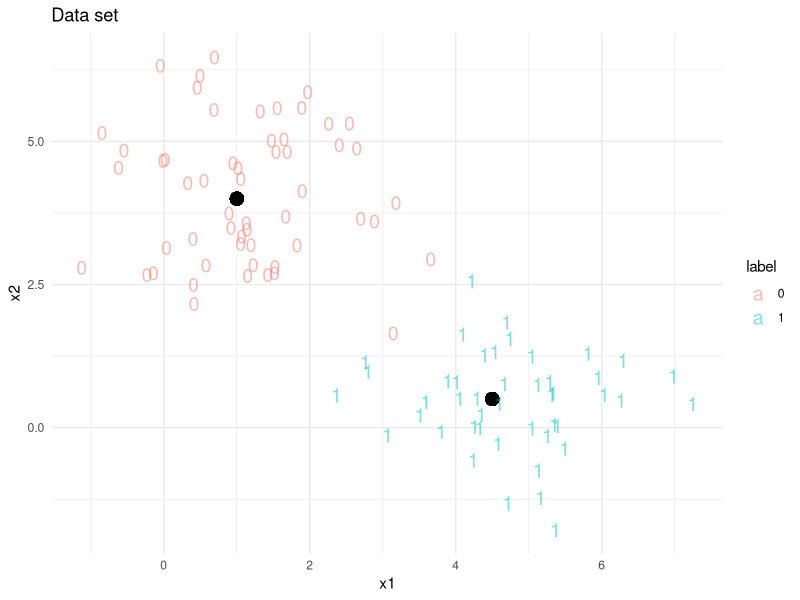
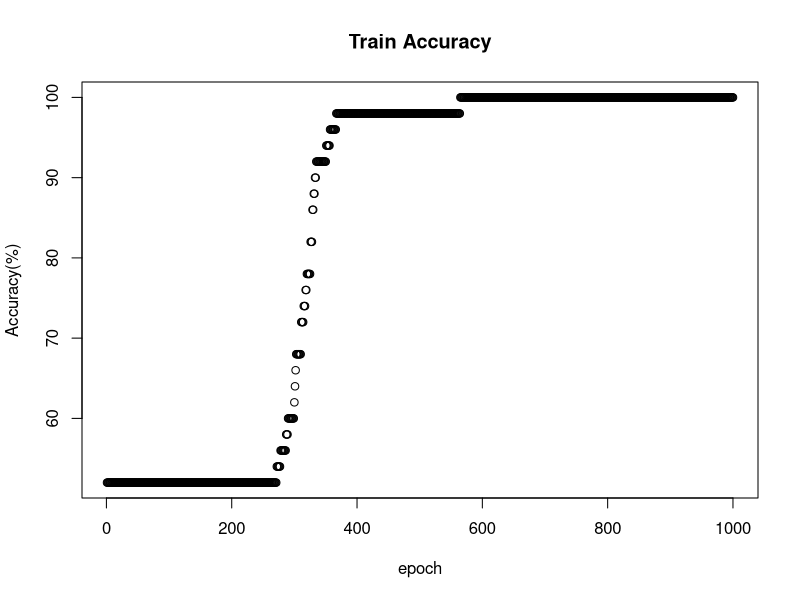
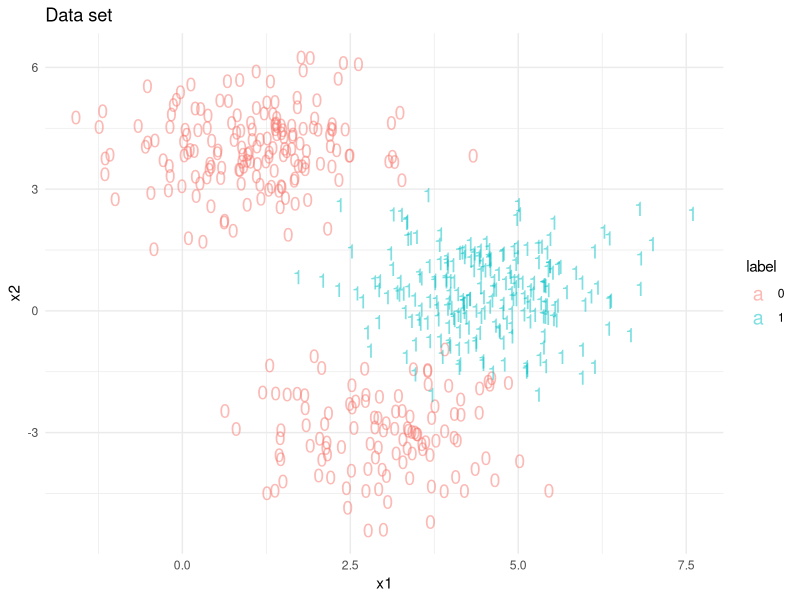
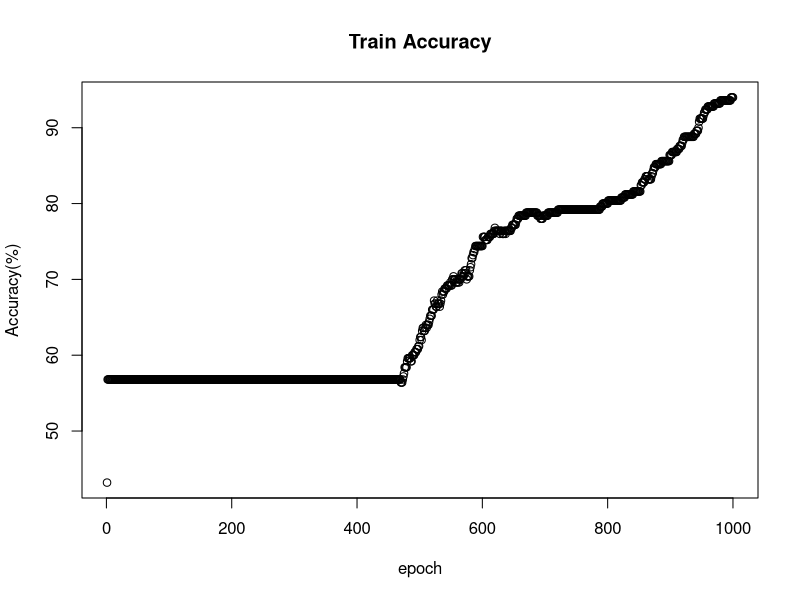

These charts were generated, in order, by the following R code:
# install.packages("mvtnorm")

# Data Generation
## Libraries:
library(mvtnorm) # generates multivariate Gaussian samples and calculate the densities
library(ggplot2)
library(reshape2)

## Setting parameters
set.seed(12345) # set random seed
N <- 100 # total number of samples
D <- 2 # number of dimensions

## Initialization
c0 <- "0"
c1 <- "1" # class labels
mu0 <- c(1.0, 4.0)
p0 <- 0.60
mu1 <- c(4.5, 0.5)
p1 <- 1 - p0

sigma <- matrix(c(1, 0, 0, 1), nrow = 2, ncol = 2, byrow = TRUE) # shared covariance matrix
sigma0 <- sigma
sigma1 <- sigma

data <- data.frame(x1 = double(), x2 = double(), label = double()) # empty data.frame

## Generate class labels
data[1:N, "label"] <- sample(c(c0, c1), N, replace = TRUE, prob = c(p0, p1))

## calculate the size of each class
N0 <- sum(data[1:N, "label"] == c0)
N1 <- N - N0

## Sample from the Gaussian distribution according to the class labels and statistics.
data[data$label == c0, c("x1", "x2")] <- rmvnorm(n = N0, mu0, sigma0)
data[data$label == c1, c("x1", "x2")] <- rmvnorm(n = N1, mu1, sigma1)

## Split data to train and test datasets
train.len <- round(N / 2)
train.index <- sample(N, train.len, replace = FALSE)
train.data <- data[train.index, c("x1", "x2")]
test.data <- data[-train.index, c("x1", "x2")]
train.label <- data[train.index, "label"]
test.label <- data[-train.index, "label"]

## Take a look at the data set
ggplot(data = data[1:N, ], aes(x = x1, y = x2, color = label, label = ifelse(label == c0, "0", "1"))) +
  geom_point(x = mu0[1], y = mu0[2], size = 4, color = "black") +
  geom_point(x = mu1[1], y = mu1[2], size = 4, color = "black") +
  # geom_density2d() +
  geom_text(size = 5, alpha = 0.5) +
  ggtitle("Data set") +
  theme_minimal()

# auxiliary functions
## the activation function (sigmoid here)
h <- function(z) {
  return(1 / (1 + exp(-3 * z)))
}
## the derivitive of the activation function (sigmoid here)
h.d <- function(z) {
  return(h(z) * (1 - h(z)))
}
## Class Probabilities
probability <- function(X, W1, W2, b1, b2) {
  a2 <- h(sweep(W1 %*% X, 1, b1, "+"))
  a3 <- h(sweep(W2 %*% a2, 1, b2, "+"))
  return(a3)
}
## prediction
prediction <- function(X, W1, W2, b1, b2, threshold = 0.5) {
  return(ifelse(probability(X, W1, W2, b1, b2) >= threshold, 1, 0))
}
## Accuracy
accuracy <- function(Y, T) {
  return(sum(Y == T) / length(T) * 100)
}
## The following structure helps us to have functions with multiple outputs
### credit: https://stat.ethz.ch/pipermail/r-help/2004-June/053343.html
list <- structure(NA, class = "result")
"[<-.result" <- function(x, ..., value) {
  args <- as.list(match.call())
  args <- args[-c(1:2, length(args))]
  length(value) <- length(args)
  for (i in seq(along = args)) {
    a <- args[[i]]
    if (!missing(a)) eval.parent(substitute(a <- v, list(a = a, v = value[[i]])))
  }
  x
}

# Some conversions:
## rename just for convenience
N <- train.len
## convert data and labels to matrices
X1 <- t(unname(data.matrix(train.data)))
T1 <- t(data.matrix(as.numeric(train.label)))
X2 <- t(unname(data.matrix(test.data)))
T2 <- t(data.matrix(as.numeric(test.label)))

feedforward <- function(Xi, Ti, W1, b1, W2, b2) {
  ### 1st (input) layer
  a1 <- Xi
  y <- Ti
  ### 2nd (hidden) layer
  z2 <- W1 %*% a1 + b1
  a2 <- h(z2)
  ### 3rd (output) layer
  z3 <- W2 %*% a2 + b2
  a3 <- h(z3)
  return(list(a1, a2, a3, y, z2, z3))
}

backpropagation <- function(Ti, W2, z2, z3, a3) {
  ### 3rd (output) layer
  d3 <- -(Ti - a3) * h.d(z3)
  ### 2nd (hidden) layer
  d2 <- t(W2) %*% d3 * h.d(z2)
  return(list(d2, d3))
}

# Setting parameters
K <- 3 # number of units in the hidden layer
epoch.max <- 1000 # maximum number of iterations
eta <- 0.1 # learning rate
lambda <- 0.0001 # regularization term

# initialization
epoch <- 1 # epoch (iteration) counter
terminate <- FALSE # termination criteria

## weight vectors/matrices initialization
### w stands for weight and b for bias
### the numbers after the letters indicates the layer number
W1 <- matrix(0.01 * rnorm(D * K, sd = 0.5), nrow = K, ncol = D)
b1 <- matrix(0 * rnorm(1 * K), nrow = K, ncol = 1)
W2 <- matrix(0.01 * rnorm(K * 1, sd = 0.5), nrow = 1, ncol = K)
b2 <- matrix(0 * rnorm(1 * 1), nrow = 1, ncol = 1)

## tracing accuracy of the model
train.accuracy <- matrix(0, nrow = epoch.max, ncol = 1)

# main loop
while (!terminate) {

  ## delta vectors/matrices initialization (for batch backpropagation)
  ### .d stands for delta
  W1.d <- W1 * 0
  b1.d <- b1 * 0
  W2.d <- W2 * 0
  b2.d <- b2 * 0

  ## inner loop for each train sample
  for (i in 1:N) {

    ## Feedforward:
    list[a1, a2, a3, y, z2, z3] <- feedforward(X1[, i], T1[i], W1, b1, W2, b2)

    ## Backpropagation:
    list[d2, d3] <- backpropagation(T1[i], W2, z2, z3, a3)

    ## calculate the delta values
    ### 1st layer
    W1.d <- W1.d + d2 %*% t(a1)
    b1.d <- b1.d + d2
    ### 2nd layer
    W2.d <- W2.d + d3 %*% t(a2)
    b2.d <- b2.d + d3
  }

  ## update weight vectors and matrices
  ### 1st (input) layer
  W1 <- W1 - eta * (W1.d / N + lambda * W1)
  b1 <- b1 - eta * (b1.d / N)
  ### 2nd (hidden) layer
  W2 <- W2 - eta * (W2.d / N + lambda * W2)
  b2 <- b2 - eta * (b2.d / N)

  ## trace train accuracy
  train.accuracy[epoch] <- accuracy(prediction(X1, W1, W2, b1, b2), T1)

  ## increase the iteration counter
  epoch <- epoch + 1

  ## check the termination criteria
  if (epoch > epoch.max) {
    terminate <- TRUE
  }
}
print("Done!")

## Train Accuracy
plot(train.accuracy, main = "Train Accuracy", xlab = "epoch", ylab = "Accuracy(%)")

## Initialization
set.seed(12345)
N <- 500
c0 <- "0"
c1 <- "1"
c2 <- "2" # class labels
mu0 <- c(1.0, 4.0)
p0 <- 0.30
mu1 <- c(4.5, 0.5)
p1 <- 0.50
mu2 <- c(3.0, -3.0)
p2 <- 1 - p0 - p1

sigma <- matrix(c(1, 0, 0, 1), nrow = 2, ncol = 2, byrow = TRUE) # shared covariance matrix
sigma0 <- sigma
sigma1 <- sigma
sigma2 <- sigma

data <- data.frame(x1 = double(), x2 = double(), label = double()) # empty data.frame

## Generate class labels
data[1:N, "label"] <- sample(c(c0, c1, c2), N, replace = TRUE, prob = c(p0, p1, p2))
## calculate the size of each class
N0 <- sum(data[1:N, "label"] == c0)
N1 <- sum(data[1:N, "label"] == c1)
N2 <- N - N0 - N1

## Sample from the Gaussian distribution according to the class labels and statistics.
data[data[1:N, "label"] == c0, c("x1", "x2")] <- rmvnorm(n = N0, mu0, sigma0)
data[data[1:N, "label"] == c1, c("x1", "x2")] <- rmvnorm(n = N1, mu1, sigma1)
data[data[1:N, "label"] == c2, c("x1", "x2")] <- rmvnorm(n = N2, mu2, sigma2)
data[data[1:N, "label"] == c2, "label"] <- c0 ## relabel 3rd clust as first
## Take a look at the data set
ggplot(data = data, aes(x = x1, y = x2, color = label, label = ifelse(label == c0, "0", "1"))) +
  geom_text(size = 5, alpha = 0.5) +
  ggtitle("Data set") +
  theme_minimal()
N <- nrow(data)
train.len <- round(N / 2)
train.index <- sample(N, train.len, replace = FALSE)
train.data <- data[train.index, c("x1", "x2")]
test.data <- data[-train.index, c("x1", "x2")]
train.label <- data[train.index, "label"]
test.label <- data[-train.index, "label"]
# Some conversions:
## rename just for convenience
N <- train.len

## convert data and labels to matrices
X1 <- t(unname(data.matrix(train.data)))
T1 <- t(data.matrix(as.numeric(train.label)))

X2 <- t(unname(data.matrix(test.data)))
T2 <- t(data.matrix(as.numeric(test.label)))

X2

T2

N

NN <- function(K, N, X1, T1, X2, T2, tracing = FALSE, epoch.max = 500) {
  # Setting parameters
  D <- 2
  eta <- 0.1 # learning rate
  lambda <- 0.0001 # regularization term
  # initialization
  if (tracing == TRUE) {
    train.accuracy <- matrix(0, nrow = epoch.max, ncol = 1)
    test.accuracy <- train.accuracy
  }
  epoch <- 1 # epoch (iteration) counter
  terminate <- FALSE # termination criteria
  W1 <- matrix(0.01 * rnorm(D * K, sd = 0.5), nrow = K, ncol = D)
  b1 <- matrix(0 * rnorm(1 * K), nrow = K, ncol = 1)
  W2 <- matrix(0.01 * rnorm(K * 1, sd = 0.5), nrow = 1, ncol = K)
  b2 <- matrix(0 * rnorm(1 * 1), nrow = 1, ncol = 1)
  # main loop
  while (!terminate) {
    ## delta vectors/matrices initialization
    W1.d <- W1 * 0
    b1.d <- b1 * 0
    W2.d <- W2 * 0
    b2.d <- b2 * 0
    ## inner loop for each train sample
    for (i in 1:N) {
      ## Feedforward:
      list[a1, a2, a3, y, z2, z3] <- feedforward(X1[, i], T1[i], W1, b1, W2, b2)
      ## Backpropagation:
      list[d2, d3] <- backpropagation(T1[i], W2, z2, z3, a3)
      ## calculate the delta values
      ### 1st layer
      W1.d <- W1.d + d2 %*% t(a1)
      b1.d <- b1.d + d2
      ### 2nd layer
      W2.d <- W2.d + d3 %*% t(a2)
      b2.d <- b2.d + d3
    }
    ## update weight vectors and matrices
    W1 <- W1 - eta * (W1.d / N + lambda * W1)
    b1 <- b1 - eta * (b1.d / N)
    W2 <- W2 - eta * (W2.d / N + lambda * W2)
    b2 <- b2 - eta * (b2.d / N)
    ## record the errors
    if (tracing == TRUE) {
      train.accuracy[epoch] <- accuracy(prediction(X1, W1, W2, b1, b2), T1)
      test.accuracy[epoch] <- accuracy(prediction(X2, W1, W2, b1, b2), T2)
    }
    ## increase the iteration counter
    epoch <- epoch + 1
    ## check the termination criteria
    if (epoch > epoch.max) {
      terminate <- TRUE
    }
  }
  if (tracing == FALSE) {
    train.accuracy <- accuracy(prediction(X1, W1, W2, b1, b2), T1)
    test.accuracy <- accuracy(prediction(X2, W1, W2, b1, b2), T2)
  }
  return(cbind(train.accuracy, test.accuracy))
}

results <- NN(3, N, X1, T1, X2, T2, tracing = TRUE, epoch.max = 1000)
plot(results[, 1], main = "Train Accuracy", xlab = "epoch", ylab = "Accuracy(%)")

results[, 1]
